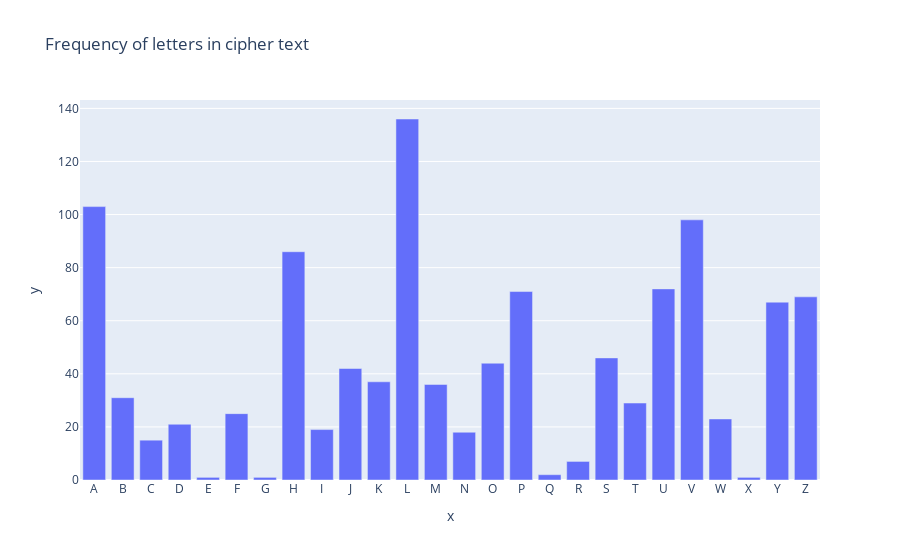

The code cell stored with this chart in its notebook:
### Code cell
fig = px.bar(x=[l[0] for l in sortedCipherFreq], y=[l[1] for l in sortedCipherFreq], title="Frequency of letters in cipher text")
fig.show()

### Figure 1 — Plotly figure (JSON) as saved in the notebook; plotly's stock layout.template omitted (floating-point values rounded to 4 significant figures)
{"data": [{"alignmentgroup": "True", "hovertemplate": "x=%{x}<br>y=%{y}<extra></extra>", "legendgroup": "", "marker": {"color": "#636efa", "pattern": {"shape": ""}}, "name": "", "offsetgroup": "", "orientation": "v", "showlegend": false, "textposition": "auto", "type": "bar", "x": ["A", "B", "C", "D", "E", "F", "G", "H", "I", "J", "K", "L", "M", "N", "O", "P", "Q", "R", "S", "T", "U", "V", "W", "X", "Y", "Z"], "xaxis": "x", "y": [103, 31, 15, 21, 1, 25, 1, 86, 19, 42, 37, 136, 36, 18, 44, 71, 2, 7, 46, 29, 72, 98, 23, 1, 67, 69], "yaxis": "y"}], "layout": {"barmode": "relative", "legend": {"tracegroupgap": 0}, "title": {"text": "Frequency of letters in cipher text"}, "xaxis": {"anchor": "y", "domain": [0, 1], "title": {"text": "x"}}, "yaxis": {"anchor": "x", "domain": [0, 1], "title": {"text": "y"}}}}
